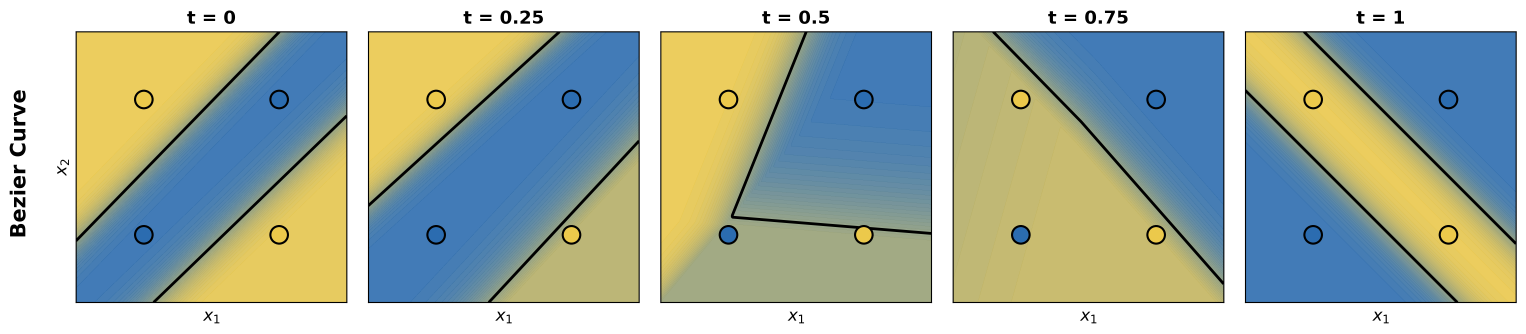
#> input picture weekly_thesis_update(4)/unsuccesful_10-14_bezier_3bend.png, 4578 x 1002 px, found by its file name (shown at 1/3 size)
$ python compose_xor_nonlinear_path_examples.py
#> lines starting #> are read from the running program, lines starting #| are printed output that depends on the picture
"""Compose the width-2/width-3 nonlinear XOR examples for the paper.

The source panels are cropped from the original experiment figures so the
decision-boundary colours and contours remain unchanged.  This script only
standardizes the surrounding labels and layout.
"""

from __future__ import annotations

import argparse
from pathlib import Path

import matplotlib

matplotlib.use("Agg")
import matplotlib.pyplot as plt
from PIL import Image


ROOT = Path(__file__).resolve().parents[2]
PAPER_FIGURES = ROOT / "weekly_thesis_update(4)" / "paper_aistats2027" / "figures"

# Pixel bounds of the five square plotting panels in the original 4578x1002
# exports.  Labels outside these bounds are deliberately replaced below.
PANEL_X_BOUNDS = (
    (227, 1042),
    (1104, 1919),
    (1981, 2796),
    (2858, 3673),
    (3735, 4550),
)
PANEL_Y_BOUNDS = (94, 909)


def crop_panels(path: Path) -> list[Image.Image]:
    image = Image.open(path).convert("RGB")
    y0, y1 = PANEL_Y_BOUNDS
    return [image.crop((x0, y0, x1, y1)) for x0, x1 in PANEL_X_BOUNDS]


def compose(width2_path: Path, width3_path: Path, output_path: Path) -> None:
    rows = (
        ("Hidden size 2", crop_panels(width2_path)),
        ("Hidden size 3", crop_panels(width3_path)),
    )
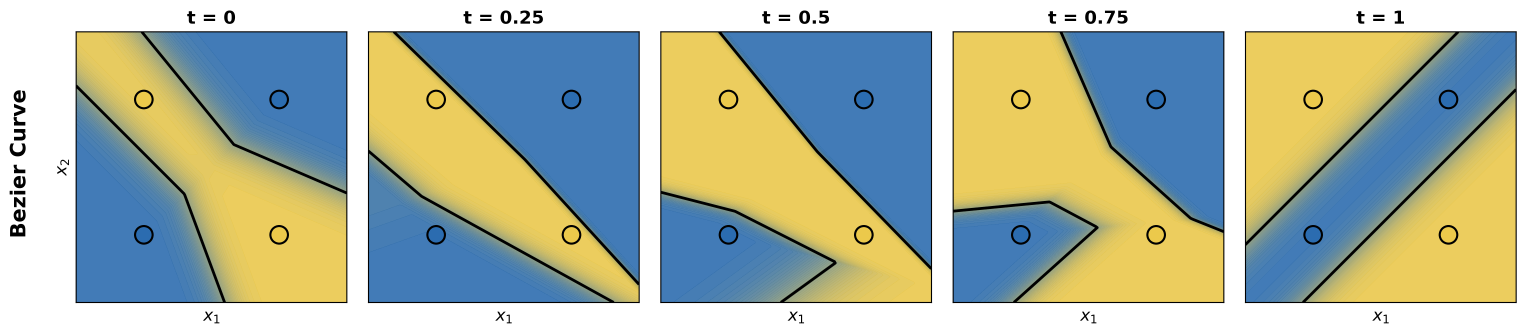
#> input picture weekly_thesis_update(4)/3hidden_xor_bezier.png, 4578 x 1002 px, found by its file name (shown at 1/3 size)
    lambdas = (0, 0.25, 0.5, 0.75, 1)

    fig, axes = plt.subplots(2, 5, figsize=(16, 6.7))
    for row_index, (_, panels) in enumerate(rows):
        for column_index, (axis, panel) in enumerate(zip(axes[row_index], panels)):
            axis.imshow(panel, interpolation="nearest")
            axis.set_xticks([])
            axis.set_yticks([])
            for spine in axis.spines.values():
                spine.set_visible(False)

            if row_index == 0:
                axis.set_title(
                    rf"$\lambda = {lambdas[column_index]:g}$",
                    fontsize=22,
                    fontweight="normal",
                    pad=10,
                )
            if row_index == 1:
                axis.set_xlabel(r"$x_1$", fontsize=24, labelpad=7)
            if column_index == 0:
                axis.set_ylabel(r"$x_2$", fontsize=24, labelpad=7)

        row_center = 0.73 if row_index == 0 else 0.285
        fig.text(
            0.018,
            row_center,
            rows[row_index][0],
            rotation=90,
            va="center",
            ha="center",
            fontsize=24,
            fontweight="bold",
        )
#> this loop made 2 passes
#> (row_index, row_center) on passes 1 to 2: (0, 0.73), (1, 0.285)

    fig.subplots_adjust(
        left=0.058,
        right=0.995,
        bottom=0.08,
        top=0.93,
        wspace=0.08,
        hspace=0.12,
    )
    output_path.parent.mkdir(parents=True, exist_ok=True)
    fig.savefig(output_path, dpi=300, bbox_inches="tight")
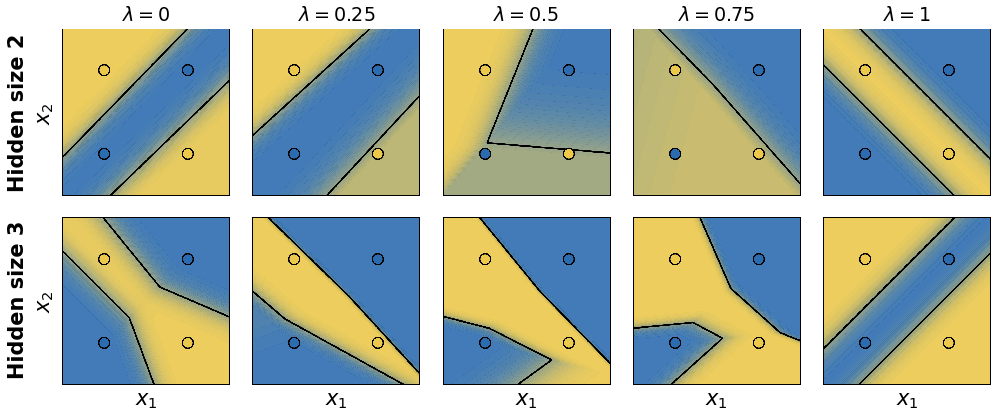
#> figure drawn by matplotlib, 10 panels
    fig.savefig(output_path.with_suffix(".pdf"), bbox_inches="tight")
    plt.close(fig)


def main() -> None:
    parser = argparse.ArgumentParser()
    parser.add_argument(
        "--width2",
        type=Path,
        default=PAPER_FIGURES / "unsuccesful_10-14_bezier_3bend.png",
    )
    parser.add_argument(
        "--width3",
        type=Path,
        default=PAPER_FIGURES / "3hidden_xor_bezier.png",
    )
    parser.add_argument(
        "--output",
        type=Path,
        default=PAPER_FIGURES / "nonlinear_xor_paths_hidden_sizes.png",
    )
    args = parser.parse_args()
    compose(args.width2, args.width3, args.output)


if __name__ == "__main__":
    main()
